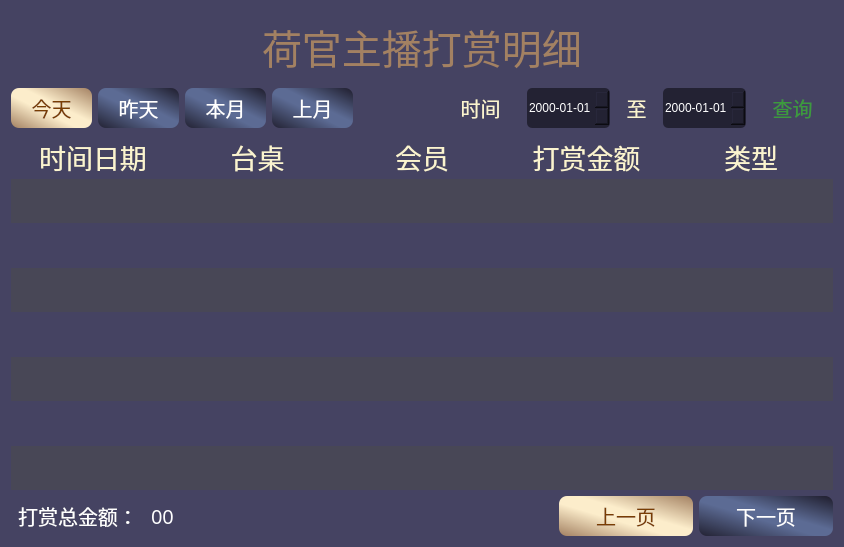
<?xml version="1.0" encoding="UTF-8"?>
<ui version="4.0">
 <class>Live</class>
 <widget class="QWidget" name="Live">
  <property name="geometry">
   <rect>
    <x>0</x>
    <y>0</y>
    <width>844</width>
    <height>547</height>
   </rect>
  </property>
  <property name="windowTitle">
   <string>Form</string>
  </property>
  <property name="styleSheet">
   <string notr="true">background-color: rgb(69, 67, 98);</string>
  </property>
  <layout class="QVBoxLayout" name="verticalLayout" stretch="1,1,5,1">
   <item>
    <layout class="QHBoxLayout" name="horizontalLayout" stretch="1,1,1">
     <item>
      <spacer name="horizontalSpacer">
       <property name="orientation">
        <enum>Qt::Horizontal</enum>
       </property>
       <property name="sizeHint" stdset="0">
        <size>
         <width>40</width>
         <height>20</height>
        </size>
       </property>
      </spacer>
     </item>
     <item>
      <widget class="QLabel" name="label">
       <property name="font">
        <font>
         <family>微软雅黑</family>
         <pointsize>30</pointsize>
        </font>
       </property>
       <property name="styleSheet">
        <string notr="true">background-color: transparent;
color: qlineargradient(spread:pad, x1:0, y1:1, x2:0, y2:0, stop:0 rgba(163, 129, 98, 255), stop:1 rgba(252, 237, 203, 255));</string>
       </property>
       <property name="text">
        <string>荷官主播打赏明细</string>
       </property>
       <property name="alignment">
        <set>Qt::AlignLeading|Qt::AlignLeft|Qt::AlignVCenter</set>
       </property>
      </widget>
     </item>
     <item>
      <spacer name="horizontalSpacer_2">
       <property name="orientation">
        <enum>Qt::Horizontal</enum>
       </property>
       <property name="sizeHint" stdset="0">
        <size>
         <width>40</width>
         <height>20</height>
        </size>
       </property>
      </spacer>
     </item>
    </layout>
   </item>
   <item>
    <layout class="QHBoxLayout" name="horizontalLayout_2" stretch="2,2,2,2,2,2,0,1,0,2">
     <item>
      <widget class="QPushButton" name="pu_today">
       <property name="minimumSize">
        <size>
         <width>0</width>
         <height>40</height>
        </size>
       </property>
       <property name="font">
        <font>
         <family>方正粗黑宋简体</family>
         <pointsize>15</pointsize>
        </font>
       </property>
       <property name="styleSheet">
        <string notr="true">background-color: qlineargradient(spread:pad, x1:1, y1:0, x2:0, y2:1, stop:0 rgba(163, 129, 98, 255), stop:0.431818 rgba(252, 237, 203, 255), stop:0.590909 rgba(252, 237, 203, 255), stop:1 rgba(163, 129, 98, 255));
border-radius: 8px;
color: rgb(121, 61, 3);</string>
       </property>
       <property name="text">
        <string>今天</string>
       </property>
      </widget>
     </item>
     <item>
      <widget class="QPushButton" name="pu_yesterday">
       <property name="minimumSize">
        <size>
         <width>0</width>
         <height>40</height>
        </size>
       </property>
       <property name="font">
        <font>
         <family>方正粗黑宋简体</family>
         <pointsize>15</pointsize>
        </font>
       </property>
       <property name="styleSheet">
        <string notr="true">background-color: qlineargradient(spread:reflect, x1:0, y1:1, x2:1, y2:0, stop:0 rgba(35, 34, 51, 255), stop:0.4375 rgba(92, 107, 148, 255), stop:0.568182 rgba(92, 107, 148, 255), stop:0.971591 rgba(35, 34, 51, 255), stop:1 rgba(35, 34, 51, 255));
border-radius: 8px;
color: rgb(255, 255, 255);</string>
       </property>
       <property name="text">
        <string>昨天</string>
       </property>
      </widget>
     </item>
     <item>
      <widget class="QPushButton" name="pu_now_month">
       <property name="minimumSize">
        <size>
         <width>0</width>
         <height>40</height>
        </size>
       </property>
       <property name="font">
        <font>
         <family>方正粗黑宋简体</family>
         <pointsize>15</pointsize>
        </font>
       </property>
       <property name="styleSheet">
        <string notr="true">background-color: qlineargradient(spread:reflect, x1:0, y1:1, x2:1, y2:0, stop:0 rgba(35, 34, 51, 255), stop:0.4375 rgba(92, 107, 148, 255), stop:0.568182 rgba(92, 107, 148, 255), stop:0.971591 rgba(35, 34, 51, 255), stop:1 rgba(35, 34, 51, 255));
border-radius: 8px;
color: rgb(255, 255, 255);</string>
       </property>
       <property name="text">
        <string>本月</string>
       </property>
      </widget>
     </item>
     <item>
      <widget class="QPushButton" name="pu_front_month">
       <property name="minimumSize">
        <size>
         <width>0</width>
         <height>40</height>
        </size>
       </property>
       <property name="font">
        <font>
         <family>方正粗黑宋简体</family>
         <pointsize>15</pointsize>
        </font>
       </property>
       <property name="styleSheet">
        <string notr="true">background-color: qlineargradient(spread:reflect, x1:0, y1:1, x2:1, y2:0, stop:0 rgba(35, 34, 51, 255), stop:0.4375 rgba(92, 107, 148, 255), stop:0.568182 rgba(92, 107, 148, 255), stop:0.971591 rgba(35, 34, 51, 255), stop:1 rgba(35, 34, 51, 255));
border-radius: 8px;
color: rgb(255, 255, 255);</string>
       </property>
       <property name="text">
        <string>上月</string>
       </property>
      </widget>
     </item>
     <item>
      <spacer name="horizontalSpacer_3">
       <property name="orientation">
        <enum>Qt::Horizontal</enum>
       </property>
       <property name="sizeHint" stdset="0">
        <size>
         <width>40</width>
         <height>20</height>
        </size>
       </property>
      </spacer>
     </item>
     <item>
      <widget class="QLabel" name="label_2">
       <property name="font">
        <font>
         <family>方正粗黑宋简体</family>
         <pointsize>15</pointsize>
        </font>
       </property>
       <property name="styleSheet">
        <string notr="true">background-color: transparent;
color: rgb(251, 244, 207);
</string>
       </property>
       <property name="text">
        <string>时间</string>
       </property>
       <property name="alignment">
        <set>Qt::AlignCenter</set>
       </property>
      </widget>
     </item>
     <item>
      <widget class="QDateTimeEdit" name="dateTimeEdit_begin">
       <property name="minimumSize">
        <size>
         <width>0</width>
         <height>40</height>
        </size>
       </property>
       <property name="styleSheet">
        <string notr="true">background-color: rgb(35, 34, 51);
border-radius: 5px;
border: 3px;
color: rgb(255, 255, 255);</string>
       </property>
       <property name="date">
        <date>
         <year>2000</year>
         <month>1</month>
         <day>1</day>
        </date>
       </property>
       <property name="currentSection">
        <enum>QDateTimeEdit::YearSection</enum>
       </property>
       <property name="displayFormat">
        <string>yyyy-MM-dd</string>
       </property>
      </widget>
     </item>
     <item>
      <widget class="QLabel" name="label_3">
       <property name="font">
        <font>
         <family>方正粗黑宋简体</family>
         <pointsize>15</pointsize>
        </font>
       </property>
       <property name="styleSheet">
        <string notr="true">background-color: transparent;
color: rgb(251, 244, 207);
</string>
       </property>
       <property name="text">
        <string>至</string>
       </property>
       <property name="alignment">
        <set>Qt::AlignCenter</set>
       </property>
      </widget>
     </item>
     <item>
      <widget class="QDateTimeEdit" name="dateTimeEdit_end">
       <property name="minimumSize">
        <size>
         <width>0</width>
         <height>40</height>
        </size>
       </property>
       <property name="styleSheet">
        <string notr="true">background-color: rgb(35, 34, 51);
border-radius: 5px;
border: 3px;
color: rgb(255, 255, 255);</string>
       </property>
       <property name="displayFormat">
        <string>yyyy-MM-dd</string>
       </property>
      </widget>
     </item>
     <item>
      <widget class="QPushButton" name="pu_search">
       <property name="minimumSize">
        <size>
         <width>0</width>
         <height>40</height>
        </size>
       </property>
       <property name="font">
        <font>
         <family>方正粗黑宋简体</family>
         <pointsize>15</pointsize>
        </font>
       </property>
       <property name="styleSheet">
        <string notr="true">color: rgb(61, 154, 61);
background-color: transparent;
border-radius: 1px;</string>
       </property>
       <property name="text">
        <string>查询</string>
       </property>
      </widget>
     </item>
    </layout>
   </item>
   <item>
    <layout class="QGridLayout" name="gridLayout">
     <property name="spacing">
      <number>0</number>
     </property>
     <item row="5" column="1">
      <widget class="QLabel" name="label_four_deskNum">
       <property name="font">
        <font>
         <family>方正粗黑宋简体</family>
         <pointsize>18</pointsize>
        </font>
       </property>
       <property name="styleSheet">
        <string notr="true">background-color: transparent;
color: rgb(255, 255, 255);</string>
       </property>
       <property name="text">
        <string/>
       </property>
       <property name="alignment">
        <set>Qt::AlignCenter</set>
       </property>
      </widget>
     </item>
     <item row="8" column="0">
      <widget class="QLabel" name="label_seven_creatime">
       <property name="font">
        <font>
         <family>方正粗黑宋简体</family>
         <pointsize>18</pointsize>
        </font>
       </property>
       <property name="styleSheet">
        <string notr="true">background-color: rgb(72, 71, 86);</string>
       </property>
       <property name="text">
        <string/>
       </property>
       <property name="alignment">
        <set>Qt::AlignCenter</set>
       </property>
      </widget>
     </item>
     <item row="1" column="4">
      <widget class="QLabel" name="label_14">
       <property name="font">
        <font>
         <family>方正粗黑宋简体</family>
         <pointsize>18</pointsize>
        </font>
       </property>
       <property name="styleSheet">
        <string notr="true">background-color: rgb(72, 71, 86);
color: rgb(255, 255, 255);</string>
       </property>
       <property name="text">
        <string/>
       </property>
       <property name="alignment">
        <set>Qt::AlignCenter</set>
       </property>
      </widget>
     </item>
     <item row="4" column="0">
      <widget class="QLabel" name="label_three_creatime">
       <property name="font">
        <font>
         <family>方正粗黑宋简体</family>
         <pointsize>18</pointsize>
        </font>
       </property>
       <property name="styleSheet">
        <string notr="true">background-color: rgb(72, 71, 86);</string>
       </property>
       <property name="text">
        <string/>
       </property>
       <property name="alignment">
        <set>Qt::AlignCenter</set>
       </property>
      </widget>
     </item>
     <item row="8" column="1">
      <widget class="QLabel" name="label_seven_deskNum">
       <property name="font">
        <font>
         <family>方正粗黑宋简体</family>
         <pointsize>18</pointsize>
        </font>
       </property>
       <property name="styleSheet">
        <string notr="true">background-color: rgb(72, 71, 86);
color: rgb(255, 255, 255);</string>
       </property>
       <property name="text">
        <string/>
       </property>
       <property name="alignment">
        <set>Qt::AlignCenter</set>
       </property>
      </widget>
     </item>
     <item row="4" column="2">
      <widget class="QLabel" name="label_26">
       <property name="font">
        <font>
         <family>方正粗黑宋简体</family>
         <pointsize>18</pointsize>
        </font>
       </property>
       <property name="styleSheet">
        <string notr="true">background-color: rgb(72, 71, 86);
color: rgb(255, 255, 255);</string>
       </property>
       <property name="text">
        <string/>
       </property>
       <property name="alignment">
        <set>Qt::AlignCenter</set>
       </property>
      </widget>
     </item>
     <item row="6" column="2">
      <widget class="QLabel" name="label_25">
       <property name="font">
        <font>
         <family>方正粗黑宋简体</family>
         <pointsize>18</pointsize>
        </font>
       </property>
       <property name="styleSheet">
        <string notr="true">background-color: rgb(72, 71, 86);
color: rgb(255, 255, 255);</string>
       </property>
       <property name="text">
        <string/>
       </property>
       <property name="alignment">
        <set>Qt::AlignCenter</set>
       </property>
      </widget>
     </item>
     <item row="1" column="1">
      <widget class="QLabel" name="label_one_deskNum">
       <property name="font">
        <font>
         <family>方正粗黑宋简体</family>
         <pointsize>18</pointsize>
        </font>
       </property>
       <property name="styleSheet">
        <string notr="true">background-color: rgb(72, 71, 86);
color: rgb(255, 255, 255);</string>
       </property>
       <property name="text">
        <string/>
       </property>
       <property name="alignment">
        <set>Qt::AlignCenter</set>
       </property>
      </widget>
     </item>
     <item row="5" column="4">
      <widget class="QLabel" name="label_30">
       <property name="font">
        <font>
         <family>方正粗黑宋简体</family>
         <pointsize>18</pointsize>
        </font>
       </property>
       <property name="styleSheet">
        <string notr="true">background-color: transparent;
color: rgb(255, 255, 255);</string>
       </property>
       <property name="text">
        <string/>
       </property>
       <property name="alignment">
        <set>Qt::AlignCenter</set>
       </property>
      </widget>
     </item>
     <item row="0" column="2">
      <widget class="QLabel" name="label_41">
       <property name="font">
        <font>
         <family>方正粗黑宋简体</family>
         <pointsize>20</pointsize>
        </font>
       </property>
       <property name="styleSheet">
        <string notr="true">background-color: transparent;
color: rgb(251, 244, 207);</string>
       </property>
       <property name="text">
        <string>会员</string>
       </property>
       <property name="alignment">
        <set>Qt::AlignCenter</set>
       </property>
      </widget>
     </item>
     <item row="5" column="3">
      <widget class="QLabel" name="label_four_money">
       <property name="font">
        <font>
         <family>方正粗黑宋简体</family>
         <pointsize>18</pointsize>
        </font>
       </property>
       <property name="styleSheet">
        <string notr="true">background-color: transparent;
color: rgb(255, 255, 255);</string>
       </property>
       <property name="text">
        <string/>
       </property>
       <property name="alignment">
        <set>Qt::AlignCenter</set>
       </property>
      </widget>
     </item>
     <item row="4" column="4">
      <widget class="QLabel" name="label_29">
       <property name="font">
        <font>
         <family>方正粗黑宋简体</family>
         <pointsize>18</pointsize>
        </font>
       </property>
       <property name="styleSheet">
        <string notr="true">background-color: rgb(72, 71, 86);
color: rgb(255, 255, 255);</string>
       </property>
       <property name="text">
        <string/>
       </property>
       <property name="alignment">
        <set>Qt::AlignCenter</set>
       </property>
      </widget>
     </item>
     <item row="1" column="3">
      <widget class="QLabel" name="label_one_money">
       <property name="font">
        <font>
         <family>方正粗黑宋简体</family>
         <pointsize>18</pointsize>
        </font>
       </property>
       <property name="styleSheet">
        <string notr="true">background-color: rgb(72, 71, 86);
color: rgb(255, 255, 255);</string>
       </property>
       <property name="text">
        <string/>
       </property>
       <property name="alignment">
        <set>Qt::AlignCenter</set>
       </property>
      </widget>
     </item>
     <item row="7" column="3">
      <widget class="QLabel" name="label_six_money">
       <property name="font">
        <font>
         <family>方正粗黑宋简体</family>
         <pointsize>18</pointsize>
        </font>
       </property>
       <property name="styleSheet">
        <string notr="true">background-color: transparent;
color: rgb(255, 255, 255);</string>
       </property>
       <property name="text">
        <string/>
       </property>
       <property name="alignment">
        <set>Qt::AlignCenter</set>
       </property>
      </widget>
     </item>
     <item row="8" column="2">
      <widget class="QLabel" name="label_34">
       <property name="font">
        <font>
         <family>方正粗黑宋简体</family>
         <pointsize>18</pointsize>
        </font>
       </property>
       <property name="styleSheet">
        <string notr="true">background-color: rgb(72, 71, 86);
color: rgb(255, 255, 255);</string>
       </property>
       <property name="text">
        <string/>
       </property>
       <property name="alignment">
        <set>Qt::AlignCenter</set>
       </property>
      </widget>
     </item>
     <item row="6" column="0">
      <widget class="QLabel" name="label_five_creatime">
       <property name="font">
        <font>
         <family>方正粗黑宋简体</family>
         <pointsize>18</pointsize>
        </font>
       </property>
       <property name="styleSheet">
        <string notr="true">background-color: rgb(72, 71, 86);</string>
       </property>
       <property name="text">
        <string/>
       </property>
       <property name="alignment">
        <set>Qt::AlignCenter</set>
       </property>
      </widget>
     </item>
     <item row="7" column="2">
      <widget class="QLabel" name="label_33">
       <property name="font">
        <font>
         <family>方正粗黑宋简体</family>
         <pointsize>18</pointsize>
        </font>
       </property>
       <property name="styleSheet">
        <string notr="true">background-color: transparent;
color: rgb(255, 255, 255);</string>
       </property>
       <property name="text">
        <string/>
       </property>
       <property name="alignment">
        <set>Qt::AlignCenter</set>
       </property>
      </widget>
     </item>
     <item row="8" column="3">
      <widget class="QLabel" name="label_seven_money">
       <property name="font">
        <font>
         <family>方正粗黑宋简体</family>
         <pointsize>18</pointsize>
        </font>
       </property>
       <property name="styleSheet">
        <string notr="true">background-color: rgb(72, 71, 86);
color: rgb(255, 255, 255);</string>
       </property>
       <property name="text">
        <string/>
       </property>
       <property name="alignment">
        <set>Qt::AlignCenter</set>
       </property>
      </widget>
     </item>
     <item row="2" column="4">
      <widget class="QLabel" name="label_18">
       <property name="font">
        <font>
         <family>方正粗黑宋简体</family>
         <pointsize>18</pointsize>
        </font>
       </property>
       <property name="styleSheet">
        <string notr="true">background-color: transparent;
color: rgb(255, 255, 255);</string>
       </property>
       <property name="text">
        <string/>
       </property>
       <property name="alignment">
        <set>Qt::AlignCenter</set>
       </property>
      </widget>
     </item>
     <item row="4" column="3">
      <widget class="QLabel" name="label_three_money">
       <property name="font">
        <font>
         <family>方正粗黑宋简体</family>
         <pointsize>18</pointsize>
        </font>
       </property>
       <property name="styleSheet">
        <string notr="true">background-color: rgb(72, 71, 86);
color: rgb(255, 255, 255);</string>
       </property>
       <property name="text">
        <string/>
       </property>
       <property name="alignment">
        <set>Qt::AlignCenter</set>
       </property>
      </widget>
     </item>
     <item row="7" column="0">
      <widget class="QLabel" name="label_six_creatime">
       <property name="font">
        <font>
         <family>方正粗黑宋简体</family>
         <pointsize>18</pointsize>
        </font>
       </property>
       <property name="styleSheet">
        <string notr="true">background-color: transparent;
color: rgb(255, 255, 255);</string>
       </property>
       <property name="text">
        <string/>
       </property>
       <property name="alignment">
        <set>Qt::AlignCenter</set>
       </property>
      </widget>
     </item>
     <item row="1" column="2">
      <widget class="QLabel" name="label_12">
       <property name="font">
        <font>
         <family>方正粗黑宋简体</family>
         <pointsize>18</pointsize>
        </font>
       </property>
       <property name="styleSheet">
        <string notr="true">background-color: rgb(72, 71, 86);
color: rgb(255, 255, 255);</string>
       </property>
       <property name="text">
        <string/>
       </property>
       <property name="alignment">
        <set>Qt::AlignCenter</set>
       </property>
      </widget>
     </item>
     <item row="5" column="2">
      <widget class="QLabel" name="label_21">
       <property name="font">
        <font>
         <family>方正粗黑宋简体</family>
         <pointsize>18</pointsize>
        </font>
       </property>
       <property name="styleSheet">
        <string notr="true">background-color: transparent;
color: rgb(255, 255, 255);</string>
       </property>
       <property name="text">
        <string/>
       </property>
       <property name="alignment">
        <set>Qt::AlignCenter</set>
       </property>
      </widget>
     </item>
     <item row="7" column="1">
      <widget class="QLabel" name="label_six_deskNum">
       <property name="font">
        <font>
         <family>方正粗黑宋简体</family>
         <pointsize>18</pointsize>
        </font>
       </property>
       <property name="styleSheet">
        <string notr="true">background-color: transparent;
color: rgb(255, 255, 255);</string>
       </property>
       <property name="text">
        <string/>
       </property>
       <property name="alignment">
        <set>Qt::AlignCenter</set>
       </property>
      </widget>
     </item>
     <item row="0" column="3">
      <widget class="QLabel" name="label_42">
       <property name="font">
        <font>
         <family>方正粗黑宋简体</family>
         <pointsize>20</pointsize>
        </font>
       </property>
       <property name="styleSheet">
        <string notr="true">background-color: transparent;
color: rgb(251, 244, 207);</string>
       </property>
       <property name="text">
        <string>打赏金额</string>
       </property>
       <property name="alignment">
        <set>Qt::AlignCenter</set>
       </property>
      </widget>
     </item>
     <item row="0" column="0">
      <widget class="QLabel" name="label_39">
       <property name="font">
        <font>
         <family>方正粗黑宋简体</family>
         <pointsize>20</pointsize>
        </font>
       </property>
       <property name="styleSheet">
        <string notr="true">background-color: transparent;
color: rgb(251, 244, 207);</string>
       </property>
       <property name="text">
        <string>时间日期</string>
       </property>
       <property name="alignment">
        <set>Qt::AlignCenter</set>
       </property>
      </widget>
     </item>
     <item row="5" column="0">
      <widget class="QLabel" name="label_four_creatime">
       <property name="font">
        <font>
         <family>方正粗黑宋简体</family>
         <pointsize>18</pointsize>
        </font>
       </property>
       <property name="styleSheet">
        <string notr="true">background-color: transparent;
color: rgb(255, 255, 255);</string>
       </property>
       <property name="text">
        <string/>
       </property>
       <property name="alignment">
        <set>Qt::AlignCenter</set>
       </property>
      </widget>
     </item>
     <item row="2" column="2">
      <widget class="QLabel" name="label_16">
       <property name="font">
        <font>
         <family>方正粗黑宋简体</family>
         <pointsize>18</pointsize>
        </font>
       </property>
       <property name="styleSheet">
        <string notr="true">background-color: transparent;
color: rgb(255, 255, 255);</string>
       </property>
       <property name="text">
        <string/>
       </property>
       <property name="alignment">
        <set>Qt::AlignCenter</set>
       </property>
      </widget>
     </item>
     <item row="2" column="1">
      <widget class="QLabel" name="label_two_deskNum">
       <property name="font">
        <font>
         <family>方正粗黑宋简体</family>
         <pointsize>18</pointsize>
        </font>
       </property>
       <property name="styleSheet">
        <string notr="true">background-color: transparent;
color: rgb(255, 255, 255);</string>
       </property>
       <property name="text">
        <string/>
       </property>
       <property name="alignment">
        <set>Qt::AlignCenter</set>
       </property>
      </widget>
     </item>
     <item row="6" column="1">
      <widget class="QLabel" name="label_five_deskNum">
       <property name="font">
        <font>
         <family>方正粗黑宋简体</family>
         <pointsize>18</pointsize>
        </font>
       </property>
       <property name="styleSheet">
        <string notr="true">background-color: rgb(72, 71, 86);
color: rgb(255, 255, 255);</string>
       </property>
       <property name="text">
        <string/>
       </property>
       <property name="alignment">
        <set>Qt::AlignCenter</set>
       </property>
      </widget>
     </item>
     <item row="7" column="4">
      <widget class="QLabel" name="label_37">
       <property name="font">
        <font>
         <family>方正粗黑宋简体</family>
         <pointsize>18</pointsize>
        </font>
       </property>
       <property name="styleSheet">
        <string notr="true">background-color: transparent;
color: rgb(255, 255, 255);</string>
       </property>
       <property name="text">
        <string/>
       </property>
       <property name="alignment">
        <set>Qt::AlignCenter</set>
       </property>
      </widget>
     </item>
     <item row="6" column="3">
      <widget class="QLabel" name="label_five_money">
       <property name="font">
        <font>
         <family>方正粗黑宋简体</family>
         <pointsize>18</pointsize>
        </font>
       </property>
       <property name="styleSheet">
        <string notr="true">background-color: rgb(72, 71, 86);
color: rgb(255, 255, 255);</string>
       </property>
       <property name="text">
        <string/>
       </property>
       <property name="alignment">
        <set>Qt::AlignCenter</set>
       </property>
      </widget>
     </item>
     <item row="4" column="1">
      <widget class="QLabel" name="label_three_deskNum">
       <property name="font">
        <font>
         <family>方正粗黑宋简体</family>
         <pointsize>18</pointsize>
        </font>
       </property>
       <property name="styleSheet">
        <string notr="true">background-color: rgb(72, 71, 86);
color: rgb(255, 255, 255);</string>
       </property>
       <property name="text">
        <string/>
       </property>
       <property name="alignment">
        <set>Qt::AlignCenter</set>
       </property>
      </widget>
     </item>
     <item row="6" column="4">
      <widget class="QLabel" name="label_31">
       <property name="font">
        <font>
         <family>方正粗黑宋简体</family>
         <pointsize>18</pointsize>
        </font>
       </property>
       <property name="styleSheet">
        <string notr="true">background-color: rgb(72, 71, 86);
color: rgb(255, 255, 255);</string>
       </property>
       <property name="text">
        <string/>
       </property>
       <property name="alignment">
        <set>Qt::AlignCenter</set>
       </property>
      </widget>
     </item>
     <item row="1" column="0">
      <widget class="QLabel" name="label_one_creatime">
       <property name="font">
        <font>
         <family>方正粗黑宋简体</family>
         <pointsize>18</pointsize>
        </font>
       </property>
       <property name="styleSheet">
        <string notr="true">background-color: rgb(72, 71, 86);
color: rgb(255, 255, 255);</string>
       </property>
       <property name="text">
        <string/>
       </property>
       <property name="alignment">
        <set>Qt::AlignCenter</set>
       </property>
      </widget>
     </item>
     <item row="2" column="0">
      <widget class="QLabel" name="label_two_creatime">
       <property name="font">
        <font>
         <family>方正粗黑宋简体</family>
         <pointsize>18</pointsize>
        </font>
       </property>
       <property name="styleSheet">
        <string notr="true">background-color: transparent;
color: rgb(255, 255, 255);</string>
       </property>
       <property name="text">
        <string/>
       </property>
       <property name="alignment">
        <set>Qt::AlignCenter</set>
       </property>
      </widget>
     </item>
     <item row="2" column="3">
      <widget class="QLabel" name="label_two_money">
       <property name="font">
        <font>
         <family>方正粗黑宋简体</family>
         <pointsize>18</pointsize>
        </font>
       </property>
       <property name="styleSheet">
        <string notr="true">background-color: transparent;
color: rgb(255, 255, 255);</string>
       </property>
       <property name="text">
        <string/>
       </property>
       <property name="alignment">
        <set>Qt::AlignCenter</set>
       </property>
      </widget>
     </item>
     <item row="8" column="4">
      <widget class="QLabel" name="label_38">
       <property name="font">
        <font>
         <family>方正粗黑宋简体</family>
         <pointsize>18</pointsize>
        </font>
       </property>
       <property name="styleSheet">
        <string notr="true">background-color: rgb(72, 71, 86);
color: rgb(255, 255, 255);</string>
       </property>
       <property name="text">
        <string/>
       </property>
       <property name="alignment">
        <set>Qt::AlignCenter</set>
       </property>
      </widget>
     </item>
     <item row="0" column="4">
      <widget class="QLabel" name="label_43">
       <property name="font">
        <font>
         <family>方正粗黑宋简体</family>
         <pointsize>20</pointsize>
        </font>
       </property>
       <property name="styleSheet">
        <string notr="true">background-color: transparent;
color: rgb(251, 244, 207);</string>
       </property>
       <property name="text">
        <string>类型</string>
       </property>
       <property name="alignment">
        <set>Qt::AlignCenter</set>
       </property>
      </widget>
     </item>
     <item row="0" column="1">
      <widget class="QLabel" name="label_40">
       <property name="font">
        <font>
         <family>方正粗黑宋简体</family>
         <pointsize>20</pointsize>
        </font>
       </property>
       <property name="styleSheet">
        <string notr="true">background-color: transparent;
color: rgb(251, 244, 207);</string>
       </property>
       <property name="text">
        <string>台桌</string>
       </property>
       <property name="alignment">
        <set>Qt::AlignCenter</set>
       </property>
      </widget>
     </item>
    </layout>
   </item>
   <item>
    <layout class="QHBoxLayout" name="horizontalLayout_3" stretch="1,1,2,1,1">
     <item>
      <widget class="QLabel" name="label_44">
       <property name="font">
        <font>
         <family>方正粗黑宋简体</family>
         <pointsize>15</pointsize>
        </font>
       </property>
       <property name="styleSheet">
        <string notr="true">background-color: transparent;
color: rgb(255, 255, 255);</string>
       </property>
       <property name="text">
        <string>打赏总金额：</string>
       </property>
       <property name="alignment">
        <set>Qt::AlignCenter</set>
       </property>
      </widget>
     </item>
     <item>
      <widget class="QLabel" name="label_45">
       <property name="font">
        <font>
         <family>方正粗黑宋简体</family>
         <pointsize>15</pointsize>
        </font>
       </property>
       <property name="styleSheet">
        <string notr="true">background-color: transparent;
color: rgb(255, 255, 255);</string>
       </property>
       <property name="text">
        <string>00</string>
       </property>
       <property name="alignment">
        <set>Qt::AlignLeading|Qt::AlignLeft|Qt::AlignVCenter</set>
       </property>
      </widget>
     </item>
     <item>
      <spacer name="horizontalSpacer_4">
       <property name="orientation">
        <enum>Qt::Horizontal</enum>
       </property>
       <property name="sizeHint" stdset="0">
        <size>
         <width>40</width>
         <height>20</height>
        </size>
       </property>
      </spacer>
     </item>
     <item>
      <widget class="QPushButton" name="pu_front_page">
       <property name="minimumSize">
        <size>
         <width>0</width>
         <height>40</height>
        </size>
       </property>
       <property name="font">
        <font>
         <family>方正粗黑宋简体</family>
         <pointsize>15</pointsize>
        </font>
       </property>
       <property name="styleSheet">
        <string notr="true">background-color: qlineargradient(spread:pad, x1:1, y1:0, x2:0, y2:1, stop:0 rgba(163, 129, 98, 255), stop:0.431818 rgba(252, 237, 203, 255), stop:0.590909 rgba(252, 237, 203, 255), stop:1 rgba(163, 129, 98, 255));
border-radius: 8px;
color: rgb(121, 61, 3);</string>
       </property>
       <property name="text">
        <string>上一页</string>
       </property>
      </widget>
     </item>
     <item>
      <widget class="QPushButton" name="pu_next_page">
       <property name="minimumSize">
        <size>
         <width>0</width>
         <height>40</height>
        </size>
       </property>
       <property name="font">
        <font>
         <family>方正粗黑宋简体</family>
         <pointsize>15</pointsize>
        </font>
       </property>
       <property name="styleSheet">
        <string notr="true">background-color: qlineargradient(spread:reflect, x1:0, y1:1, x2:1, y2:0, stop:0 rgba(35, 34, 51, 255), stop:0.4375 rgba(92, 107, 148, 255), stop:0.568182 rgba(92, 107, 148, 255), stop:0.971591 rgba(35, 34, 51, 255), stop:1 rgba(35, 34, 51, 255));
border-radius: 8px;
color: rgb(255, 255, 255);</string>
       </property>
       <property name="text">
        <string>下一页</string>
       </property>
      </widget>
     </item>
    </layout>
   </item>
  </layout>
 </widget>
 <resources/>
 <connections/>
</ui>
